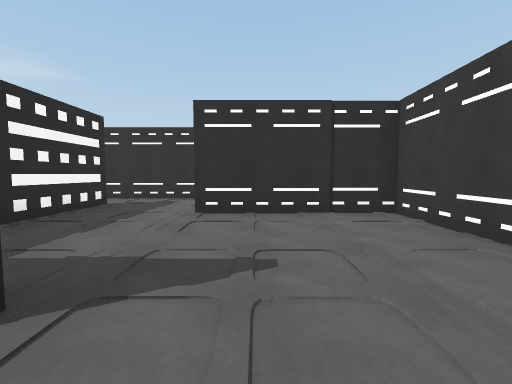
view 1 (above)

14 first-person views from a walk through a 3-D level made in the Unity game engine. The camera is 1.4 m above the floor, tilts 4° down and sees 90° across. The floor is counted in squares, 2 m on a side. Each view is taken from the middle of a square. On the plan, view 1 faces up. The plan holds only what a view shows up to about 9 squares ahead; the rest is blank. The place goes on beyond the plan. The player character is not drawn.

view 2
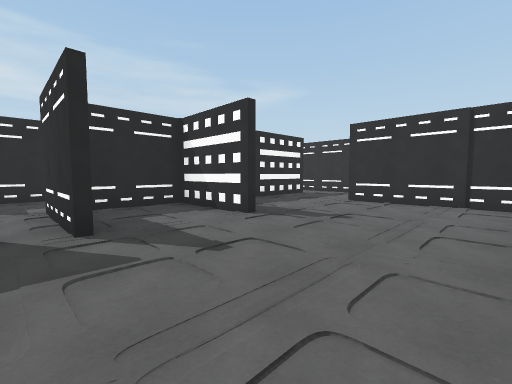

view 3
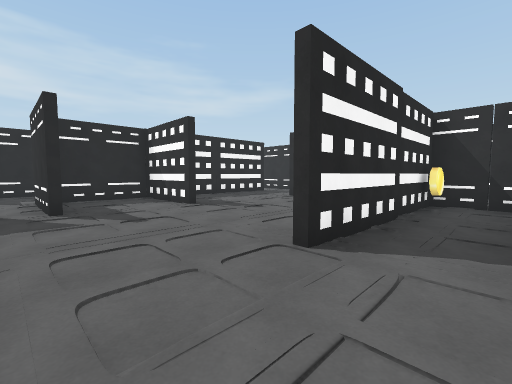

view 4
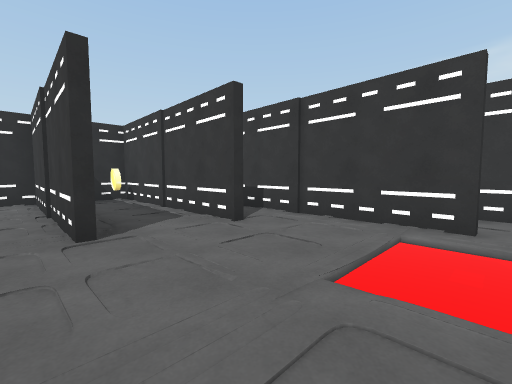

view 5
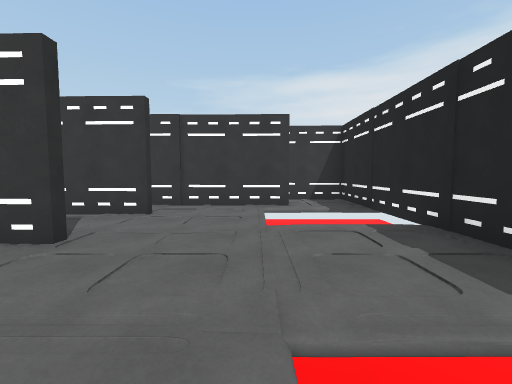

view 6
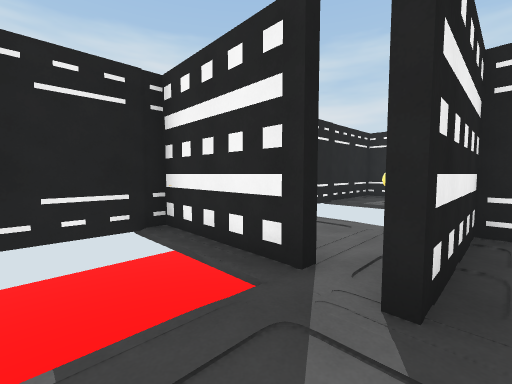

view 7
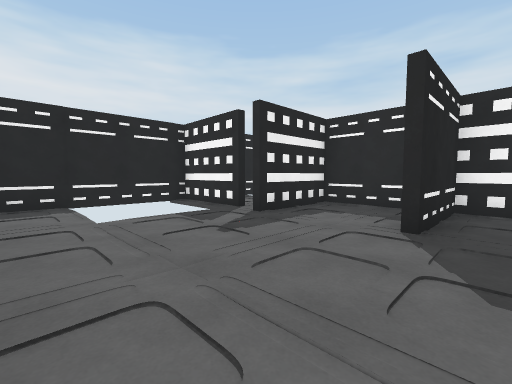

view 8
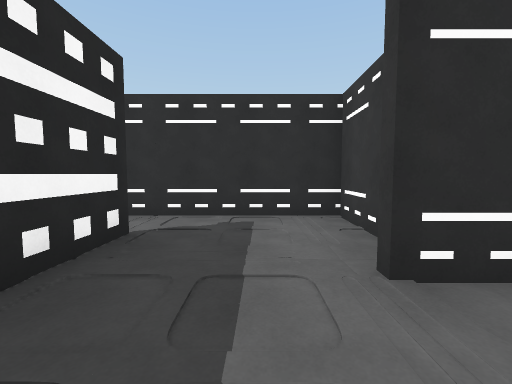

view 9
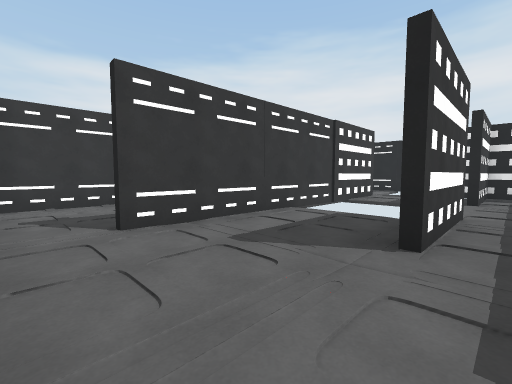

view 10
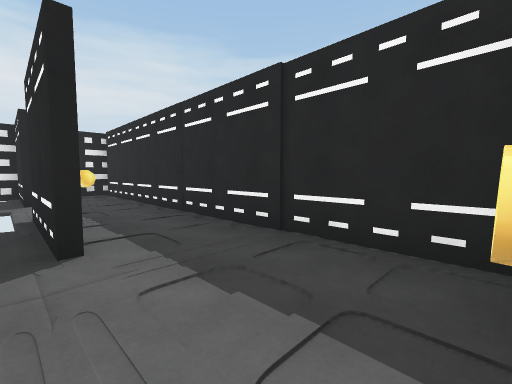

view 11
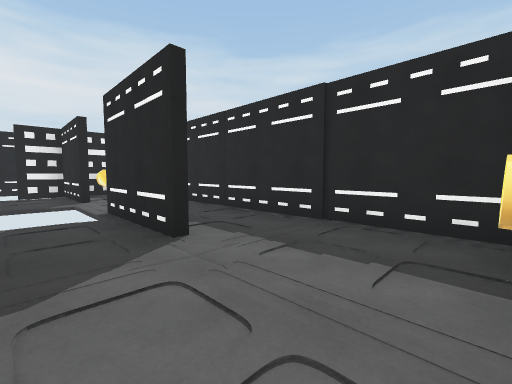

view 12
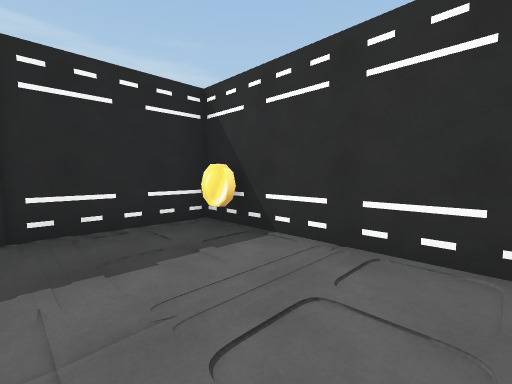

view 13
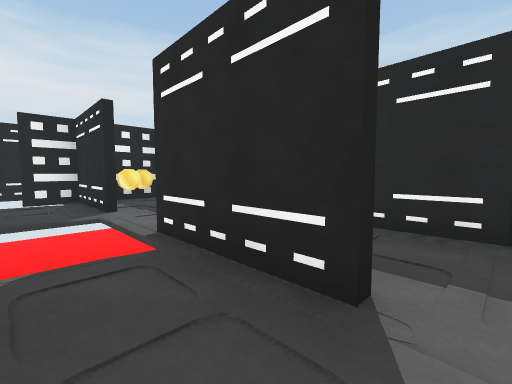

view 14
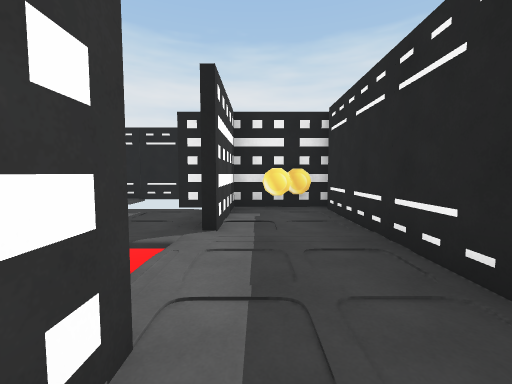

### Floor plan
Key: @ floor where view 1 was taken; # wall or solid block; x gap in a wall; . floor; v drop or lower ground; C coin.
Columns run from 9 left of view 1 to 7 right of it. Each row starts with its distance up from view 1.
  8  ########
  7 #C.......#
  6 #........#
  5 #.#..#..#######
  4 #..#.#......#C#
  3 #..#.#......#.#
  2 #..x #......#.#
  1 #..v ###....#.##
  0 #..x.#...@....##
 -1 #..#.###.......#
 -2 #CC#vv.xv......#
 -3 ####vv.#v v..vv##
 -4 v###v####vv..v###
 -5  vvvv v    ##v

Where each view was taken, in squares from view 1:
view 1: 0 up, 0 right, facing up
view 2: 2 down, 2 right, facing up-left
view 3: 2 down, 4 right, facing up-left
view 4: 3 down, 2 right, facing up-right
view 5: 2 down, 0 right, facing right
view 6: 1 down, 0 right, facing down-left
view 7: 2 up, 2 right, facing down-left
view 8: 3 up, 2 left, facing up
view 9: 7 up, 7 left, facing down-right
view 10: 7 up, 6 left, facing down-left
view 11: 7 up, 5 left, facing down-left
view 12: 5 up, 5 left, facing up-left
view 13: 5 up, 5 left, facing down-left
view 14: 3 up, 7 left, facing down
